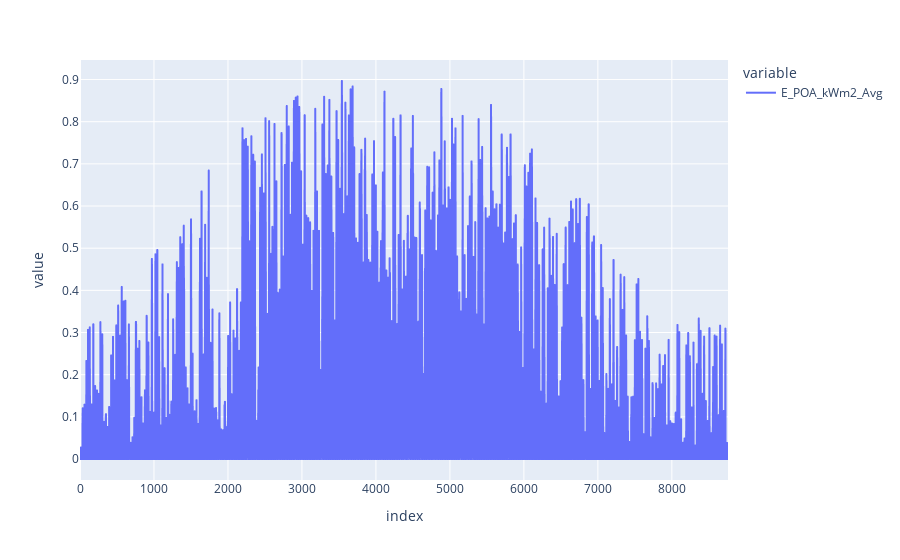

Write notebook code for a chart like this one.
### Code cell
px.line(pv_model.combined_model.E_POA_kWm2_Avg)

### Figure 1 — Plotly figure (JSON) as saved in the notebook; plotly's stock layout.template omitted (floating-point values rounded to 4 significant figures; data arrays with more than 128 entries replaced by an {"elided": "..."} marker saying what was removed)
{"data": [{"hovertemplate": "variable=E_POA_kWm2_Avg<br>index=%{x}<br>value=%{y}<extra></extra>", "legendgroup": "E_POA_kWm2_Avg", "line": {"color": "#636efa", "dash": "solid"}, "marker": {"symbol": "circle"}, "mode": "lines", "name": "E_POA_kWm2_Avg", "showlegend": true, "type": "scattergl", "x": {"elided": "8760 int values"}, "xaxis": "x", "y": {"elided": "8760 float values"}, "yaxis": "y"}], "layout": {"legend": {"title": {"text": "variable"}, "tracegroupgap": 0}, "margin": {"t": 60}, "xaxis": {"anchor": "y", "domain": [0, 1], "title": {"text": "index"}}, "yaxis": {"anchor": "x", "domain": [0, 1], "title": {"text": "value"}}}}
